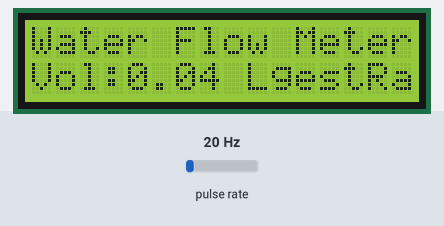
Bench run of a sketch on a simulated Arduino Uno, built with avr-gcc and run on an emulated ATmega328P. Parts: 16×2 character LCD. Wiring (inferred from the names in the program): pulse sensor: data pin 2. The test bench sets the inputs (shaded band); at power-on: pulse rate 20 Hz. What the sketch prints to the serial monitor is not drawn.

Above: at 1.6 s.
1.7 s: pulse rate (sensor on pin 2) set to 4 Hz
At 2.9 s:
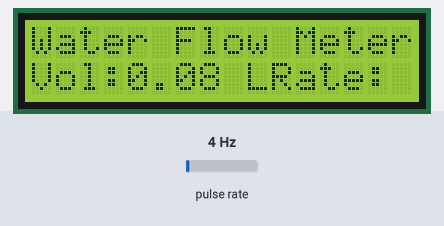
4.7 s: pulse rate (sensor on pin 2) set to 50 Hz
At 5.8 s:
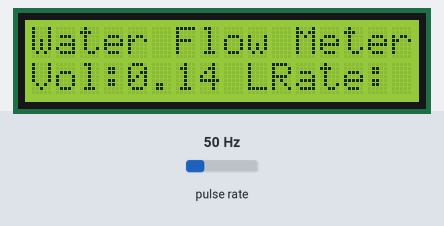
7.5 s: pulse rate (sensor on pin 2) set to 100 Hz
At 8.7 s:
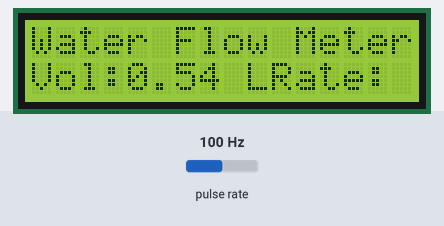
10.5 s: pulse rate (sensor on pin 2) set to 4 Hz
At 12.2 s:
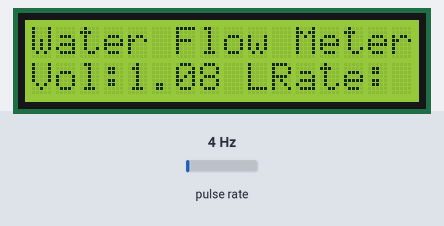
Timing chart, 0 to 13.7 s (numbered marks = the images above; inputs shaded):
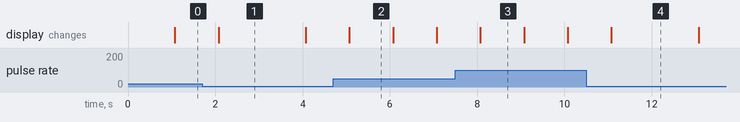

The sketch:

new_smart.ino
```cpp
volatile int flow_frequency; // Measures flow sensor pulses

// Calculated litres/hour

float vol = 0.0,l_minute;

unsigned char flowsensor = 2; // Sensor Input

unsigned long currentTime;

unsigned long cloopTime;

#include <LiquidCrystal.h>
LiquidCrystal lcd(11, 10, 5, 4, 3, 8);

void flow () // Interrupt function

{

flow_frequency++;

}

void setup()

{

pinMode(flowsensor, INPUT);

digitalWrite(flowsensor, HIGH); // Optional Internal Pull-Up

Serial.begin(9600);

lcd.begin(16, 2);

attachInterrupt(digitalPinToInterrupt(flowsensor), flow, RISING); // Setup Interrupt

lcd.clear();

lcd.setCursor(0,0);

lcd.print("Water Flow Meter");

lcd.setCursor(0,1);

lcd.print("Circuit Digest");

currentTime = millis();

cloopTime = currentTime;

}

void loop ()

{

currentTime = millis(); // Every second, calculate and print litres/hour

if(currentTime >= (cloopTime + 1000))

{

cloopTime = currentTime; // Updates cloopTime

if(flow_frequency != 0)

{

// Pulse frequency (Hz) = 7.5Q, Q is flow rate in L/min.

l_minute = (flow_frequency / 7.5); // (Pulse frequency x 60 min) / 7.5Q = flowrate in L/hour lcd.clear(); lcd.setCursor(0,0);

lcd.print("Rate: ");

lcd.print(l_minute);

lcd.print(" L/M");

l_minute = l_minute/60;

lcd.setCursor(0,1);

vol = vol +l_minute;

lcd.print("Vol:");

lcd.print(vol);

lcd.print(" L");

flow_frequency = 0; // Reset Counter

Serial.print(l_minute, DEC); // Print litres/hour

Serial.println(" L/Sec");

}

else

{

Serial.println(" flow rate = 0 ");

lcd.clear();

lcd.setCursor(0,0);

lcd.print("Rate: ");

lcd.print( flow_frequency );

lcd.print(" L/M");

lcd.setCursor(0,1);

lcd.print("Vol:");

lcd.print(vol);

lcd.print(" L");

}

}

}
```

Measured:
- after the input at 10.5 s, the display: changes after 0.57 s (image 4)
- what the display in image 2 shows lasts 1.0 s, from 5.1 s to 6.1 s
